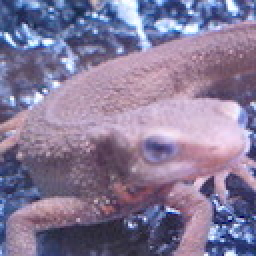
#> input picture backend/files/sample/imori.jpeg, 128 x 128 px (shown 2 times larger)
$ python q30.py
#> lines starting #> are read from the running program, lines starting #| are printed output that depends on the picture
#> in solve, img is the input picture: shape (128, 128, 3); mean B, G, R 152.8, 121.8, 134.1
import matplotlib.pyplot as plt
import numpy as np
import cv2
import datetime
from PIL import Image

def affine(img: np.ndarray, a: float=1, b: float=0, c: float=0, d: float=1, tx: int = 0, ty: int = 0, adjust=False):
#> called with a = 0.866, b = 0.5, c = -0.5, d = 0.866, tx = 0, ty = 0, adjust = False
	H, W, C = img.shape
#> H = 128; W = 128; C = 3

	# 外枠を黒で囲んだ元画像
	surrounded_img = np.zeros((H+2, W+2, C), dtype=np.float32)
	surrounded_img[1:H+1, 1:W+1, :] = img.copy()
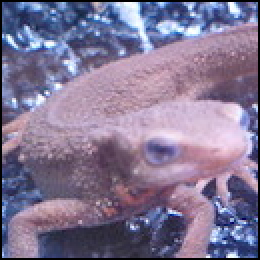
#> surrounded_img: shape (130, 130, 3) float32 (shown 2 times larger); mean B, G, R 148.1, 118.1, 130

	# 出力画像の高さ・幅
	H_out = np.round(H).astype(np.int32)
#> H_out = 128
	W_out = np.round(W).astype(np.int32)
#> W_out = 128
	# print(H_out, W_out)

	y = np.repeat(np.arange(1, H_out+1), W_out).astype(np.int32)
#> y = 16384 values from 1 to 128
	x = np.tile(np.arange(1, W_out+1), H_out).astype(np.int32)

	# 逆変換で元画像のインデックスを求める
	adbc = a * d - b * c
#> adbc = 1
	x_index = np.round((d * x  - b * y) / adbc).astype(np.int32) - tx
#> x_index = 16384 values, max 110 at index 127, min -63 at index 16128, mean 23.61
	y_index = np.round((-c * x + a * y) / adbc).astype(np.int32) - ty
#> y_index = 16384 values, max 175 at index 16383, min 1 at index 0, mean 88.11

	# 変換後の座標の中心とフレームの座標の中心の差を求めて平行移動させる
	if adjust:
		x_center = (x_index.max() + x_index.min()) // 2 - W // 2
		y_center = (y_index.max() + y_index.min()) // 2 - H // 2

		x_index -= x_center
		y_index -= y_center

	# 元画像の配列外を参照する場合は外枠（黒）とする
	x_index = np.minimum(np.maximum(x_index, 0), W+1)
#> x_index = 16384 values, max 110 at index 127, min 0 at index 0, mean 29.71
	y_index = np.minimum(np.maximum(y_index, 0), H+1)
#> y_index = 16384 values, max 129 at index 9599, min 1 at index 0, mean 85.74

	# ファンシーインデックスで取得して3次元配列に変換
	out = surrounded_img[y_index, x_index, :].reshape(H_out, W_out, -1)
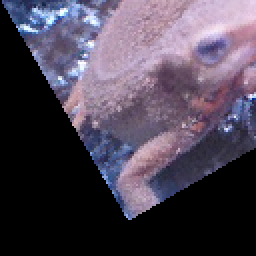
#> out: shape (128, 128, 3) float32 (shown 2 times larger); mean B, G, R 83.9, 68, 76.8

	return out


def solve(file_path: str, save_dir: str = "files/"):
    img = cv2.imread(file_path)

    theta = - np.radians(30.)

    img_result_1 = affine(img, a=np.cos(theta), b=-np.sin(theta), c=np.sin(theta), d=np.cos(theta), tx=0, ty=0)

    img_result_2 = affine(img, a=np.cos(theta), b=-np.sin(theta), c=np.sin(theta), d=np.cos(theta), tx=0, ty=0, adjust=True)
#> call 2 of affine, with a = 0.866, b = 0.5, c = -0.5, d = 0.866, tx = 0, ty = 0, adjust = True
#> in affine (call 2), `x_index = np.round((d * x  - b * y) / adbc).astype(np.int32) - tx`: x_index = 16384 values, max 110 at index 127, min -63 at index 16128, mean 23.61
#> in affine (call 2), `y_index = np.round((-c * x + a * y) / adbc).astype(np.int32) - ty`: y_index = 16384 values, max 175 at index 16383, min 1 at index 0, mean 88.11
#> in affine (call 2), `x_center = (x_index.max() + x_index.min()) // 2 - W // 2`: x_center = -41
#> in affine (call 2), `y_center = (y_index.max() + y_index.min()) // 2 - H // 2`: y_center = 24
#> in affine (call 2), `x_index -= x_center`: x_index = 16384 values, max 151 at index 127, min -22 at index 16128, mean 64.61
#> in affine (call 2), `y_index -= y_center`: y_index = 16384 values, max 151 at index 16383, min -23 at index 0, mean 64.11
#> in affine (call 2), `x_index = np.minimum(np.maximum(x_index, 0), W+1)`: x_index = 16384 values, max 129 at index 101, min 0 at index 10496, mean 64.6
#> in affine (call 2), `y_index = np.minimum(np.maximum(y_index, 0), H+1)`: y_index = 16384 values, max 129 at index 13182, min 0 at index 0, mean 64.14
#> in affine (call 2), `out = surrounded_img[y_index, x_index, :].reshape(H_out, W_out, -1)`:
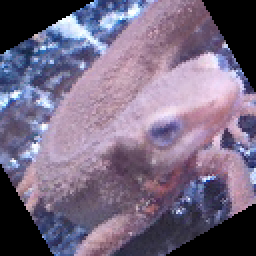
#> out: shape (128, 128, 3) float32 (shown 2 times larger); mean B, G, R 129.6, 105.2, 118.3

    dt_now = datetime.datetime.now()
    save_path_1 = f"{dt_now.strftime('%Y%m%d%H%M%S_1')}.jpg"
    cv2.imwrite(save_dir + save_path_1, img_result_1)
    save_path_2 = f"{dt_now.strftime('%Y%m%d%H%M%S_2')}.jpg"
    cv2.imwrite(save_dir + save_path_2, img_result_2)
    return {"path": save_path_1}


if __name__ == "__main__":
	sample_path = "../../files/sample/imori.jpeg"
	save_dir = "../../files/"
	result_path_1 = save_dir + solve(sample_path, save_dir)["path"]
	result_path_2 = result_path_1.replace("_1", "_2")

	plt.figure(figsize=(12, 3))
	plt.subplot(1, 3, 1)
	plt.title('input')
	sample_image = Image.open(sample_path)
	sample_array = np.asarray(sample_image)
	plt.imshow(sample_array)

	plt.subplot(1, 3, 2)
	plt.title('output (1)')
	result_image_1 = Image.open(result_path_1)
	result_array_1 = np.asarray(result_image_1)
	plt.imshow(result_array_1)

	plt.subplot(1, 3, 3)
	plt.title('output (2)')
	result_image_2 = Image.open(result_path_2)
	result_array_2 = np.asarray(result_image_2)
	plt.imshow(result_array_2)

	plt.show()
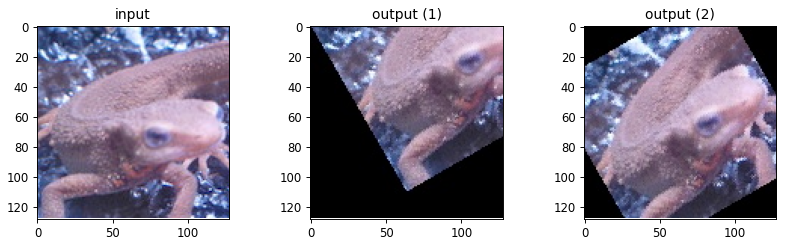
#> figure drawn by matplotlib, 3 panels
